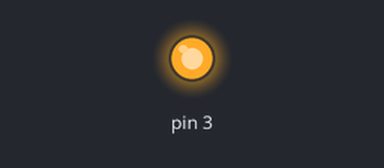
Recording of a program running on a simulated Raspberry Pi (header pin numbers), started with the arguments 3 1. Parts: output pins drawn as LEDs (lit = HIGH). At 0.0 s the program stops and its outputs stay as they are.

Above: at 0.1 s.
Timing chart, 0 to 1.5 s (numbered marks = the images above):
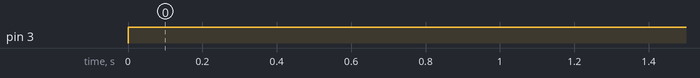

The program:

cmdLED.py
```python
import RPi.GPIO as GPIO
import sys

led = int(sys.argv[1])

if sys.argv[2] == '1':
    switch = True
else:
    switch = False

GPIO.setmode(GPIO.BOARD)
GPIO.setup(led, GPIO.OUT)

GPIO.output(led, switch)
```

Measured:
- by itself, pin 3: LOW → HIGH at 0.00 s
